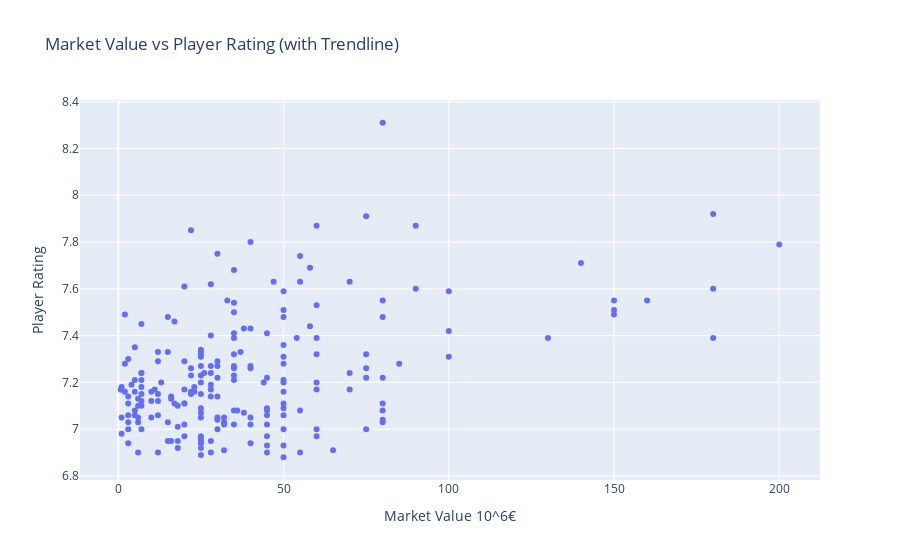

Notebook source saved alongside this figure:
### Code cell
fig_trend = px.scatter(
    ucl,
    x="Value10^6",
    y="Rating",
    title="Market Value vs Player Rating (with Trendline)",
    labels={"Value10^6": "Market Value 10^6€", "Rating": "Player Rating"}, # Ordinary Least Squares
)

fig_trend.show()

### Figure 1 — Plotly figure (JSON) as saved in the notebook; plotly's stock layout.template omitted (floating-point values rounded to 4 significant figures; data arrays with more than 128 entries replaced by an {"elided": "..."} marker saying what was removed)
{"data": [{"hovertemplate": "Market Value 10^6€=%{x}<br>Player Rating=%{y}<extra></extra>", "legendgroup": "", "marker": {"color": "#636efa", "symbol": "circle"}, "mode": "markers", "name": "", "orientation": "v", "showlegend": false, "x": {"elided": "210 float values"}, "xaxis": "x", "y": {"elided": "210 float values"}, "yaxis": "y", "type": "scatter"}], "layout": {"xaxis": {"anchor": "y", "domain": [0.0, 1.0], "title": {"text": "Market Value 10^6€"}}, "yaxis": {"anchor": "x", "domain": [0.0, 1.0], "title": {"text": "Player Rating"}}, "legend": {"tracegroupgap": 0}, "title": {"text": "Market Value vs Player Rating (with Trendline)"}}}
